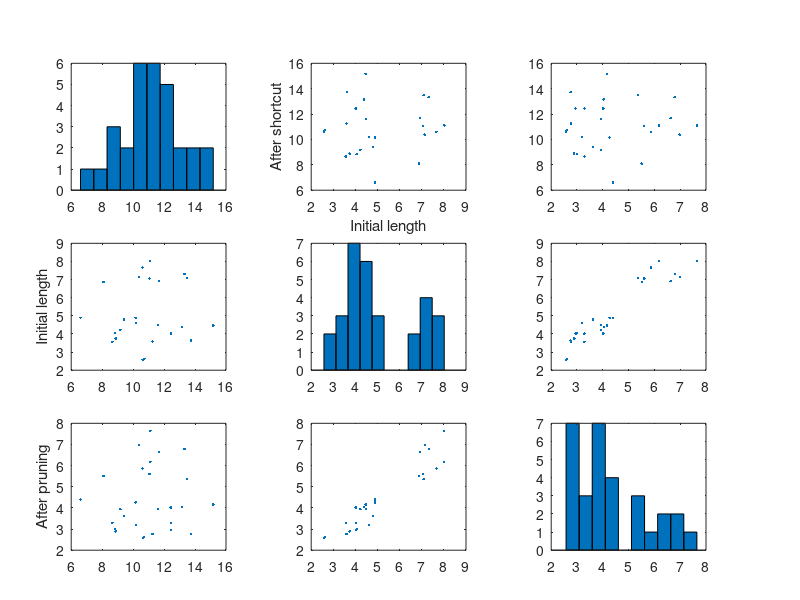

Reproduce this figure in MATLAB. (Note: this script raises an error after producing the figure.)
data =[ 15, 12.4347, 3, 4.01655, 5, 4.01655; 
13, 10.7271, 2, 2.62241, 2, 2.62241; 
12, 10.1658, 3, 4.88995, 4, 4.26068; 
13, 11.675, 4, 6.91173, 6, 6.62948; 
11, 8.66019, 3, 3.5671, 4, 3.28944; 
12, 10.6157, 3, 2.57617, 5, 2.57617; 
10, 9.17808, 3, 4.22565, 5, 3.93924; 
13, 11.2498, 3, 3.59142, 4, 2.76146; 
15, 13.3232, 4, 7.30981, 5, 6.78589; 
15, 13.4909, 5, 7.08375, 4, 5.3614; 
16, 15.1778, 3, 4.46591, 5, 4.16063; 
16, 15.1778, 3, 4.46591, 5, 4.16063; 
13, 11.5952, 3, 4.48661, 5, 3.93746; 
15, 12.435, 3, 4.01609, 5, 4.01609; 
15, 12.435, 3, 4.01609, 5, 2.94748; 
15, 12.435, 3, 4.01609, 6, 3.28493; 
13, 11.1112, 5, 8.01652, 9, 7.64682; 
15, 12.435, 3, 4.01609, 5, 4.01609; 
13, 11.1112, 5, 8.01652, 4, 6.17994; 
8, 6.60057, 3, 4.88995, 4, 4.39427; 
10, 9.39747, 3, 4.80648, 4, 3.6153; 
14, 13.1609, 3, 4.38209, 5, 4.03408; 
10, 8.08959, 5, 6.86923, 5, 5.50696; 
16, 13.7284, 3, 3.6281, 4, 2.75315; 
12, 11.0558, 5, 7.05685, 5, 5.60696; 
11, 8.82959, 3, 4.05616, 6, 3.0035; 
12, 10.3766, 5, 7.13313, 16, 6.98258; 
12, 10.608, 4, 7.662, 4, 5.86988; 
12, 10.2025, 3, 4.60653, 5, 3.19131; 
10, 8.87877, 3, 3.74203, 4, 2.89169]

hold off;
data2 = [data(:,2) data(:,4) data(:,6)] 
[H,AX] = plotmatrix(data2);
%plotmatrix(data2)
ylabel(AX(1,1),'Initial length')
ylabel(AX(2,1),'After pruning')
ylabel(AX(3,1),'After shortcut')
xlabel(AX(3,1),'Initial length')
xlabel(AX(3,2),'After pruning')
xlabel(AX(3,3),'After shortcut')
%%

mean(data2)
boxplot(data2,'Labels',{'Initial length','After pruning','After pruning + shortcut'})
title('Path lengths before and after optimization')
ylabel('Length in Q-space');

axis([0.5 3.5 0 16])



%% d
edges = [0:0.5:15];
hold off
histogram(data(:,2),edges,'FaceColor','blue','Normalization','pdf')
xlabel('Distance in Q-space')
hold on;
histogram(data(:,4),edges,'FaceColor','green','Normalization','pdf')
xlabel('Distance in Q-space')

histogram(data(:,4),edges,'FaceColor','green','Normalization','pdf')
xlabel('Distance in Q-space')



% get mean and variance
sample_mean = mean(data)
sample_var  = var(data)
std_var = sqrt(sample_var)
y = 0:0.1:15;
f = exp(-(y-sample_mean(2)).^2./(2*std_var(2)^2))./(std_var(2)    *sqrt(2*pi));
plot(y,f,'LineWidth',1.5)

f = exp(-(y-sample_mean(4)).^2./(2*std_var(4)^2))./(std_var(4)    *sqrt(2*pi));
plot(y,f,'LineWidth',1.5)

